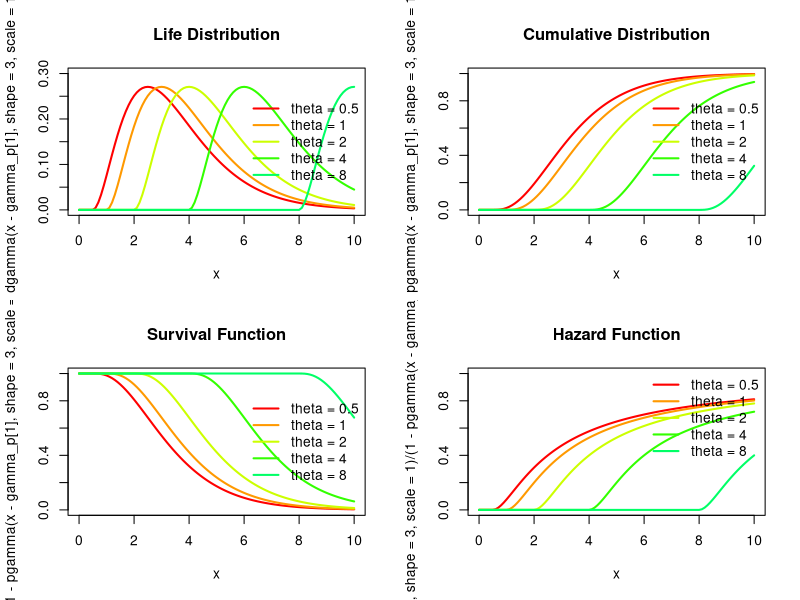

Generate this figure with R:
##### Gamma Distribution with 3 Parameters
### parameter: alpha
gamma_p = c(0.5, 1, 2, 4, 8)	# location

### Input Variable
x <- seq(0, 10, length.out = 101)

color = rainbow(10)
par(mfrow = c(2, 2))


### Life Distribution
plot(x, dgamma(x-gamma_p[1], shape=3, scale=1), xlim=c(0, 10), ylim=c(0, 0.3), col=color[1], lwd=2, type = 'l', main="Life Distribution")
for (i in 2:5)	{	lines(x, dgamma(x-gamma_p[i], shape=3, scale=1), col=color[i], lwd=2);	}
legend('right', bty = 'n', lwd=2, col=color[1:5], legend = c('theta = 0.5', 'theta = 1', 'theta = 2', 'theta = 4', 'theta = 8'))

### Cumulative Distribution
plot(x, pgamma(x-gamma_p[1], shape=3, scale=1), xlim=c(0, 10), ylim=c(0, 1), col=color[1], lwd=2, type = 'l', main="Cumulative Distribution")
for (i in 2:5)	{	lines(x, pgamma(x-gamma_p[i], shape=3, scale=1), col=color[i], lwd=2);	}
legend('right', bty = 'n', lwd=2, col=color[1:5], legend = c('theta = 0.5', 'theta = 1', 'theta = 2', 'theta = 4', 'theta = 8'))

### Survival Function
plot(x, 1-pgamma(x-gamma_p[1], shape=3, scale=1), xlim=c(0, 10), ylim=c(0, 1), col=color[1], lwd=2, type = 'l', main="Survival Function")
for (i in 2:5)	{	lines(x, 1-pgamma(x-gamma_p[i], shape=3, scale=1), col=color[i], lwd=2);	}
legend('right', bty = 'n', lwd=2, col=color[1:5], legend = c('theta = 0.5', 'theta = 1', 'theta = 2', 'theta = 4', 'theta = 8'))

### Hazard Function
plot(x, dgamma(x-gamma_p[1], shape=3, scale=1)/(1-pgamma(x-gamma_p[1], shape=3, scale=1)), xlim=c(0, 10), ylim=c(0, 1), col=color[1], lwd=2, type = 'l', main="Hazard Function")
for (i in 2:5) {	lines(x, dgamma(x-gamma_p[i], shape=3, scale=1)/(1-pgamma(x-gamma_p[i], shape=3, scale=1)), col=color[i], lwd=2);	}
legend('topright', bty = 'n', lwd=2, col=color[1:5], legend = c('theta = 0.5', 'theta = 1', 'theta = 2', 'theta = 4', 'theta = 8'))